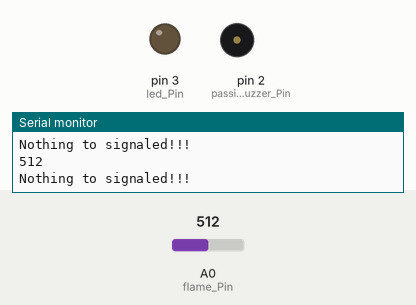
Simulated run of this sketch. Board: Arduino Uno, built with avr-gcc and run on an emulated ATmega328P. Shown: output pins drawn as LEDs (lit = HIGH), buzzer (waves = sounding, pin HIGH), the last lines printed to the serial monitor. Dashed ring = blinking. The inputs (shaded band) are chosen by the test bench; at power-on: A0 (flame_Pin) = 512.

Above: at 1.2 s.
1.3 s: A0 (flame_Pin) set to 31
2.8 s: A0 (flame_Pin) set to 24
At 2.94 s:
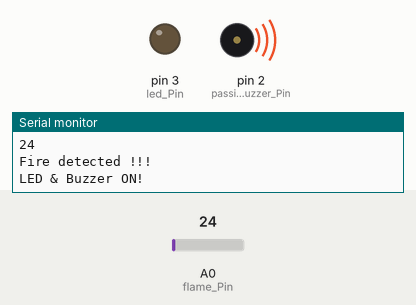
5.8 s: A0 (flame_Pin) set to 1023
At 6.2 s:
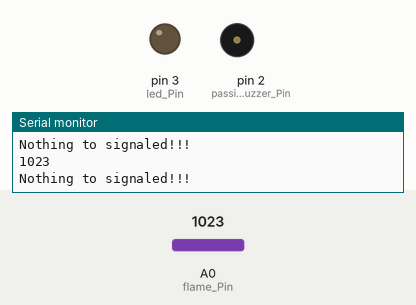
7.3 s: A0 (flame_Pin) set to 18
At 7.86 s:
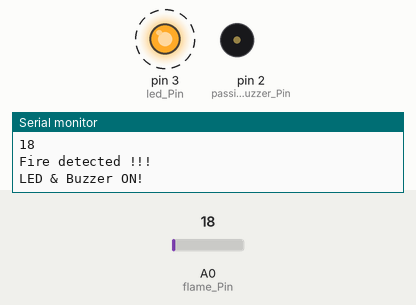
Timing chart, 0 to 11.3 s (numbered marks = the images above; inputs shaded):
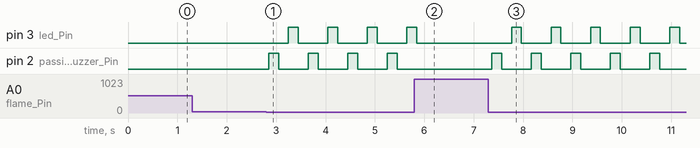

The sketch:

Flame_detection.ino
```cpp
// Analogic pins
const int flame_Pin = A0;
int flame_value = 0;

// Digital pins
const int passiveBuzzer_Pin = 2;
const int led_Pin = 3;

void setup() {
  // put your setup code here, to run once:
  pinMode(passiveBuzzer_Pin, OUTPUT);
  pinMode(led_Pin, OUTPUT);
  digitalWrite(passiveBuzzer_Pin, LOW);
  digitalWrite(led_Pin, LOW);
  Serial.begin(9600);
}

void loop() {
  // put your main code here, to run repeatedly:
  flame_value = analogRead(flame_Pin);
  Serial.println(flame_value);

  if (flame_value < 28) {
    Serial.println("Fire detected !!!");
    Serial.println("LED & Buzzer ON!");
    activateBuzzer(passiveBuzzer_Pin, 400);
    blinkLed(led_Pin, 400);
  } else {
    Serial.println("Nothing to signaled!!!");
    digitalWrite(passiveBuzzer_Pin, LOW);
    digitalWrite(led_Pin, LOW);
  }
}

void activateBuzzer(int passiveBuzzer_Pin, int delayTime) {
  digitalWrite(passiveBuzzer_Pin, HIGH);
  delay(delayTime / 2);
  digitalWrite(passiveBuzzer_Pin, LOW);
  delay(delayTime / 2);
}

void blinkLed(int led_Pin, int delayTime) {
  digitalWrite(led_Pin, HIGH);
  delay(delayTime / 2);
  digitalWrite(led_Pin, LOW);
  delay(delayTime / 2);
}
```

Measured:
- the behaviour switches between 28 and 27 on A0 (flame_Pin) (found by bisection; images 0 and 1)
- after the input at 2.8 s, pin 3 (led_Pin): alternates HIGH for 0.20 s and LOW for 0.60 s, starting after 0.45 s; pin 2 (passiveBuzzer_Pin): alternates HIGH for 0.20 s and LOW for 0.60 s, starting after 0.05 s
- after the input at 5.8 s, pin 3 (led_Pin): goes on until 5.8 s, then stays LOW; pin 2 (passiveBuzzer_Pin): stops changing and stays LOW
- after the input at 7.3 s, pin 3 (led_Pin): alternates HIGH for 0.20 s and LOW for 0.60 s, starting after 0.47 s; pin 2 (passiveBuzzer_Pin): alternates HIGH for 0.20 s and LOW for 0.60 s, starting after 0.07 s
